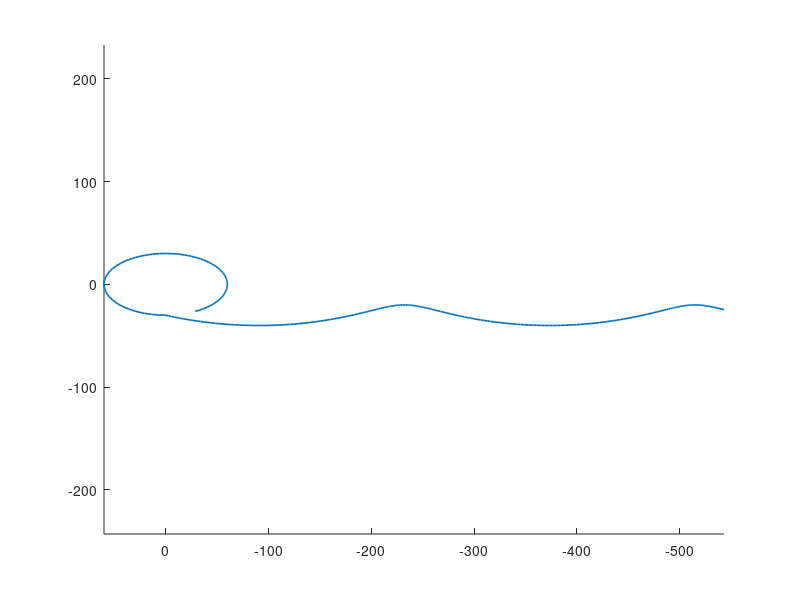

MATLAB code to generate this figure: (Note: this script raises an error after producing the figure.)
%%
n  = sqrt(3.986*10^5/(6380+650)^3); 

D1_new = 0;
C2_new = -30;
C3_new = 0;
C4_new = -0;

x0_new = D1_new + C2_new;
y0_new = 2*C3_new+C4_new;
vx0_new = C3_new*n;
vy0_new = -3/2*n*D1_new-2*C2_new;


% (2) 시간 범위 설정 
t = linspace(0, 5400, 100);
x1 = D1_new + C2_new*cos(n*t) + C3_new*sin(n*t);
y1 = -3/2*n*D1_new.*t - 2*C2_new*sin(n*t) + 2*C3_new*cos(n*t) + C4_new;
Orbit = [t(:), x1(:), y1(:),zeros(100,1)];

%
x_max = -20;
x_min = -40;

D1_old = (x_max+x_min)/2;
C_norm = (x_max-x_min)/2;

x0_old = x0_new;
y0_old = y0_new;

C2_old = x0_old - D1_old;
C3_old = sqrt(C_norm^2-C2_old^2);
C4_old = y0_old - 2*C3_old;

t = linspace(-11200, 0, 200);
x1 = D1_old + C2_old*cos(n*t) + C3_old*sin(n*t);
y1 = -3/2*n*D1_old.*t - 2*C2_old*sin(n*t) + 2*C3_old*cos(n*t) + C4_old;
Orbit = [t(:), x1(:), y1(:),zeros(200,1);Orbit];

figure
hold on;
plot(Orbit(:,3), Orbit(:,2), 'LineWidth', 1.2);
set(gca,'XDir','reverse')

hold off;
axis equal;


%%
PP01 = generateRandomPointsOnHexagonPrism(100)+randn(100,3)*0.02;
PP02 = generateRandomPointsOnCube(1000)+randn(1000,3)*0.0005;
PP03 = generateRandomPointsOnCylinder(7000)+randn(7000,3)*0.0005;
PP04 = generateRandomPointsOnCube(200);

PPm_body = PP01 ;
PPm_body(:,1) = PPm_body(:,1) * 0.576;
PPm_body(:,2) = PPm_body(:,2) * 0.576;
PPm_body(:,3) = PPm_body(:,3) * 1.165;

order = 6;
n = [0 sin(35/57.92) cos(35/57.92)];
w = 0.006;
t = linspace(-11200, 0, 200).';
quater0= [cos(w*t), sin(w*t)*n(1), sin(w*t)*n(2), sin(w*t)*n(3)];

t = linspace(0, 5400, 100).';
quater0= [quater0 ;cos(w*t), sin(w*t)*n(1), sin(w*t)*n(2), sin(w*t)*n(3)];

%scatter3(quater0(:,2),quater0(:,3),quater0(:,4))


%%

Qinit = [1;0;0;0];
Array_Disp=[];
Array_QB=[];
Array_BetaB=[];

for i= 170:300
    PP01 = generateRandomPointsOnHexagonPrism(100)+randn(100,3)*0.02;
    PPm_body = PP01 ;
    PPm_body(:,1) = PPm_body(:,1) * 0.576;
    PPm_body(:,2) = PPm_body(:,2) * 0.576;
    PPm_body(:,3) = PPm_body(:,3) * 1.165;

    rotm= quat2rotm(quater0(i,:));
    PPmR_body = PPm_body * rotm.';
    PP_use = PPmR_body - [Orbit(i,2), Orbit(i,3),0];
    disp(i)
    tic
    [DispB,QB,BetaB] = PoliNavigationSolver(0,PP_use,6,Qinit);
    toc
    
    Array_Disp=[Array_Disp ; Orbit(i,1), DispB];
    Array_QB=[Array_QB ;  Orbit(i,1), QB.'];
    Array_BetaB=[ Array_BetaB;  Orbit(i,1), BetaB];
    Qinit =  QB;
end

%%
%save('ResultNavigation5.mat',"Array_BetaB","Array_Disp","Array_QB"); 

figure 
plot(Array_Disp(1:5:end,1),Array_Disp(1:5:end,3),'ro','Markersize',3)
hold on 
plot(Orbit(:,1),-Orbit(:,3),'black','LineWidth',1)
hold off
xlabel('Time','FontSize',16); ylabel('Y (m)','FontSize',16);
legend('Estimation','Ground Truth');
saveas(gcf,'image_ksas\Simulation_y.svg')
savefig(gcf,'image_ksas\Simulation_y.fig')
figure 
plot(Array_Disp(1:3:end,1),Array_Disp(1:3:end,2),'ro','Markersize',3)
hold on 
plot(Orbit(:,1),-Orbit(:,2),'black','LineWidth',1)
hold off
xlabel('Time','FontSize',16); ylabel('X (m)','FontSize',16);
legend('Estimation','Ground Truth');
saveas(gcf,'image_ksas\Simulation_x.svg')
savefig(gcf,'image_ksas\Simulation_x.fig')
figure 
plot(Array_Disp(1:3:end,2),Array_Disp(1:3:end,3),'ro','Markersize',3)
hold on 
plot(-Orbit(:,2),-Orbit(:,3),'black','LineWidth',1)
hold off
xlabel('X (m)','FontSize',16); ylabel('Y (m)','FontSize',16);
axis equal
legend('Estimation','Ground Truth');
saveas(gcf,'image_ksas\Simulation_xy.svg')
savefig(gcf,'image_ksas\Simulation_xy.fig')
figure 
plot(Array_Disp(1:131,2)+Orbit(170:300,2),Array_Disp(1:131,3)+Orbit(170:300,3),'ro','Markersize',3)


xlabel('X (m)','FontSize',16); ylabel('Y (m)','FontSize',16);

saveas(gcf,'image_ksas\Simulation_error.svg')
savefig(gcf,'image_ksas\Simulation_error.fig')



figure
scatter3(Array_QB(1:131,3),Array_QB(1:131,4),Array_QB(1:131,5),3,'ro','filled');
hold on
scatter3(quater0(170:300,2),quater0(170:300,3),quater0(170:300,4),3,'k','filled');
hold off
xlabel('q1','FontSize',16); ylabel('q2','FontSize',16);zlabel('q3','FontSize',16);
axis equal
legend('Ground Truth','Estimation');

qTemp = zeros(150,4);
for i= 1:131
    qTemp(i,:) = quatmultiply(quatconj(Array_QB(i,2:5)),quater0(i+169,:));
end
scatter3(qTemp(:,2),qTemp(:,3),qTemp(:,4),4,qTemp(:,1),'filled')
axis equal
xlabel('q1','FontSize',16); ylabel('q2','FontSize',16);zlabel('q3','FontSize',16);
axis ([-0.5 0.5 -0.5 0.5 -1 1]);
for i= 1:50
    qTemp2(i,:) = quatmultiply(quatconj(qTemp(i,1:4)),qTemp(6,1:4));
end
figure
scatter3(qTemp2(:,2),qTemp2(:,3),qTemp2(:,4),4,qTemp2(:,1),'filled')
axis equal
xlabel('q1','FontSize',16); ylabel('q2','FontSize',16);zlabel('q3','FontSize',16);

%%
TermsB = homogeneTerm(order);
%fA = BetaA *  TermsB(:);
fB = BetaB *  TermsB(:);
%fA_shift =  subs(fA, [x, y, z], [x - DispA(1), y - DispA(2), z - DispA(3)])-1;
fB_shift =  subs(fB, [x, y, z], [x - DispB(1), y - DispB(2), z - DispB(3)])-1;

%{
figure(4)
scatter3(PP_use(:,1),PP_use(:,2),PP_use(:,3),1,PP_use(:,3),'filled');
hold on
fimplicit3(fB_shift,[-100 100 -1000 100 -100 100],'FaceColor', [0.95, 0.82, 0.5]);
hold off
colormap(jet);
xlabel ('X (m)')
ylabel ('Y (m)')
zlabel ('Z (m)')
view([1, 1, 1]);
axis equal
grid on
%}
%%
syms q0 q1 q2 q3 real
syms x y z
Rq = [ q0^2+q1^2-q2^2-q3^2, 2*(q1*q2 - q0*q3),     2*(q1*q3 + q0*q2);
       2*(q2*q1 + q0*q3),   q0^2 - q1^2 + q2^2 - q3^2, 2*(q2*q3 - q0*q1);
       2*(q3*q1 - q0*q2),   2*(q3*q2 + q0*q1),     q0^2 - q1^2 - q2^2 + q3^2 ];

xr = Rq(1,1)*x + Rq(1,2)*y + Rq(1,3)*z;
yr = Rq(2,1)*x + Rq(2,2)*y + Rq(2,3)*z;
zr = Rq(3,1)*x + Rq(3,2)*y + Rq(3,3)*z;

%fA_rot = subs(fA, [x,y,z], [xr,yr,zr]);
%fA_rot = subs(fA_rot, [q0,q1,q2,q3], QA.');
fB_rot = subs(fB, [x,y,z], [xr,yr,zr]);
fB_rot = subs(fB_rot, [q0,q1,q2,q3], QB.');
[coeffsfB, monomialfB] = coeffs(fB_rot , [x,y,z]);
coeffsfB = double(coeffsfB);
coeffsfB_unused = sym([]);
monList = [
  0 6 0;
  2 4 0;   
  4 2 0;
  6 0 0;   
  0 0 6;
];

for k = 1:length(monomialfB) %안쓰는 항들의 계수 norm 구하기
    degx = feval(symengine, 'degree', monomialfB(k), x);
    degy = feval(symengine, 'degree', monomialfB(k), y);
    degz = feval(symengine, 'degree', monomialfB(k), z);
    if ~ismember([degx, degy, degz], monList, 'rows');
       coeffsfB_unused(end+1) = coeffsfB(k); 
       [degx, degy, degz]
    end
end



%RqA = double(subs(Rq,[q0,q1,q2,q3],[QA(1),-QA(2),-QA(3),-QA(4)]));
%PPmR_shiftA = PPmR_body - DispA;
%PPmR_rotA = (RqA * PPmR_shiftA.').';

RqB = double(subs(Rq,[q0,q1,q2,q3],[QB(1),-QB(2),-QB(3),-QB(4)]));
PPmR_shiftB = PPmR_body;
PPmR_rotB = (RqB * PPmR_shiftB.').';
%{
figure(1)
scatter3(PPmR_rotA(:,1),PPmR_rotA(:,2),PPmR_rotA(:,3),1,PPmR_rotA(:,3),'filled');
hold on
fimplicit3(fA_rot-1,[-100 100 -100 100 -100 100],'FaceColor', [0.95, 0.82, 0.5]);
hold off
colormap(jet);
xlabel ('X (m)')
ylabel ('Y (m)')
zlabel ('Z (m)')
view([1, 1, 1]);
axis equal
axis([-1.5 1.5 -1.5 1.5 -1.5 1.5])
grid on
%}
figure(1)
scatter3(PPmR_body(:,1),PPmR_body(:,2),PPmR_body(:,3),3,PPmR_body(:,3),'filled');
colormap(jet);
xlabel ('X (m)')
ylabel ('Y (m)')
zlabel ('Z (m)')
view([1, 1, 1]);
axis equal

figure(3)
scatter3(PPmR_body(:,1),PPmR_body(:,2),PPmR_body(:,3),3,PPmR_body(:,3),'filled');
hold on
fimplicit3(fB-1,[-100 100 -100 100 -100 100],'FaceColor', [0.95, 0.82, 0.5]);
hold off
colormap(jet);
xlabel ('X (m)')
ylabel ('Y (m)')
zlabel ('Z (m)')
view([1, 1, 1]);
axis equal
figure(2)
scatter3(PPmR_rotB(:,1),PPmR_rotB(:,2),PPmR_rotB(:,3),3,PPmR_rotB(:,3),'filled');
hold on
fimplicit3(fB_rot-1,[-100 100 -100 100 -100 100],'FaceColor', [0.95, 0.82, 0.5]);
hold off
colormap(jet);
xlabel ('X (m)')
ylabel ('Y (m)')
zlabel ('Z (m)')
view([1, 1, 1]);
axis equal
axis([-1.5 1.5 -1.5 1.5 -1.5 1.5])
grid on
